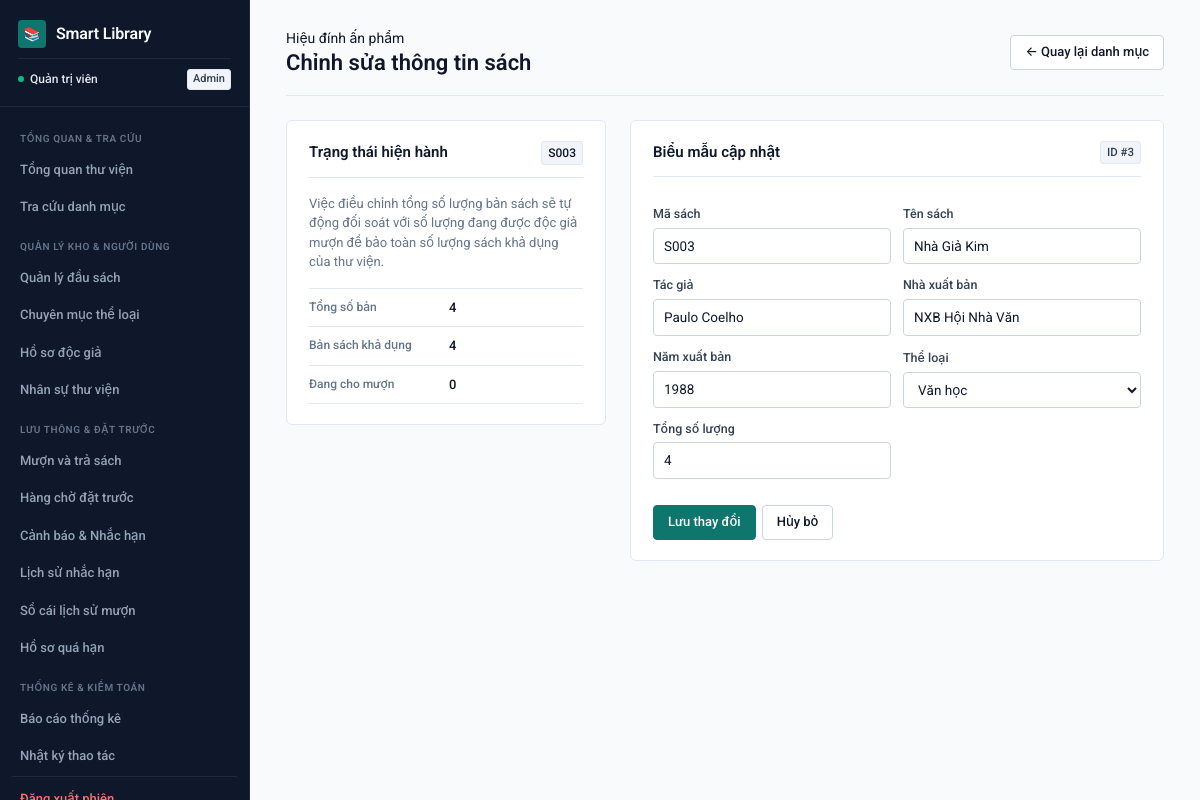
/books/edit/3 (signed in), run on the app's committed database.
### tables this page shows
CREATE TABLE books(
        id INTEGER PRIMARY KEY AUTOINCREMENT,
        code TEXT NOT NULL UNIQUE,
        title TEXT NOT NULL,
        author TEXT NOT NULL,
        publisher TEXT,
        year INTEGER,
        category_id INTEGER,
        quantity INTEGER NOT NULL DEFAULT 1,
        available INTEGER NOT NULL DEFAULT 1,
        FOREIGN KEY(category_id) REFERENCES categories(id) ON DELETE SET NULL
    );

CREATE TABLE categories(
        id INTEGER PRIMARY KEY AUTOINCREMENT,
        name TEXT NOT NULL UNIQUE,
        description TEXT
    );

### backend/routes/catalog.py (the view, shortened to what this page needs)
@app.route("/books/edit/<int:id>",methods=["GET","POST"])
@login_required
def edit_book(id):
    conn=db(); book=conn.execute("SELECT * FROM books WHERE id=?",(id,)).fetchone()
    if not book: conn.close();return "Không tìm thấy sách",404
    cats=conn.execute("SELECT * FROM categories ORDER BY name").fetchall();conn.close()
    return render_template("edit_book.html",book=book,categories=cats)

### backend/api/common.py (called while the page is built)
@app.before_request
def protect_json_writes():
    if request.path.startswith("/api/") and request.method in ("POST", "PUT", "PATCH", "DELETE"):
        origin = request.headers.get("Origin")
        if origin:
            parsed = urlparse(origin)
            allowed = {"127.0.0.1", "localhost"}
            if parsed.hostname not in allowed or parsed.port not in (5001, 5173):
                return fail("Origin không hợp lệ.", 403)
        if not request.is_json:
            return fail("Yêu cầu JSON.", 415)

### backend/core.py (called while the page is built)
@app.context_processor
def inject():
    return {
        "logged_in": "employee_id" in session,
        "employee_name": session.get("employee_name"),
    }

### backend/database.py (called while the page is built)
def db():
    conn = sqlite3.connect(DB)
    conn.row_factory = sqlite3.Row
    conn.execute("PRAGMA foreign_keys=ON")
    return conn

### frontend/templates/admin/edit_book.html (shortened to what this page needs)
{% extends 'base.html' %}
{% block content %}
<header class="page-header">
  <div>
    <span class="page-kicker">Hiệu đính ấn phẩm</span>
    <h1>Chỉnh sửa thông tin sách</h1>
  </div>
  <a class="btn secondary" href="{{ url_for('books') }}">← Quay lại danh mục</a>
</header>
<div class="split-layout">
  <section class="panel panel-subtle sticky-col">
    <div class="panel-header">
      <h2>Trạng thái hiện hành</h2>
      <span class="code-cell">{{ book.code }}</span>
    </div>
    <p class="muted">Việc điều chỉnh tổng số lượng bản sách sẽ tự động đối soát với số lượng đang được độc giả mượn để bảo toàn số lượng sách khả dụng của thư viện.</p>
    <dl class="spec-list" style="margin-bottom: 0;">
      <dt>Tổng số bản</dt>
      <dd class="mono">{{ book.quantity }}</dd>
      <dt>Bản sách khả dụng</dt>
      <dd class="mono">{{ book.available }}</dd>
      <dt>Đang cho mượn</dt>
      <dd class="mono">{{ book.quantity - book.available }}</dd>
    </dl>
  </section>
  <form method="post" class="panel form-stack">
    <div class="panel-header">
      <h2>Biểu mẫu cập nhật</h2>
      <span class="tag neutral">ID #{{ book.id }}</span>
    </div>
    <div class="formgrid">
      <label>
        Mã sách
        <input name="code" class="mono" value="{{ book.code }}" required>
      </label>
      <label>
        Tên sách
        <input name="title" value="{{ book.title }}" required>
      </label>
      <label>
        Tác giả
        <input name="author" value="{{ book.author }}" required>
      </label>
      <label>
        Nhà xuất bản
        <input name="publisher" value="{{ book.publisher or '' }}">
      </label>
      <label>
        Năm xuất bản
        <input type="number" name="year" value="{{ book.year or '' }}">
      </label>
      <label>
        Thể loại
        <select name="category_id">
          {% for c in categories %}
          <option value="{{ c.id }}" {% if book.category_id == c.id %}selected{% endif %}>{{ c.name }}</option>
          {% endfor %}
        </select>
      </label>
      <label>
        Tổng số lượng
        <input type="number" name="quantity" min="0" value="{{ book.quantity }}" required>
      </label>
    </div>
    <div class="actions" style="margin-top: 14px;">
      <button type="submit" class="btn primary">Lưu thay đổi</button>
      <a class="btn secondary" href="{{ url_for('books') }}">Hủy bỏ</a>
    </div>
  </form>
</div>
{% endblock %}

### data on the page
books: code "S003", quantity "4", available "4", book.quantity-book.available "0", id "3", title "Nhà Giả Kim", author "Paulo Coelho", publisher "NXB Hội Nhà Văn", year "1988", category_id "Văn học"

### other printed values
{{ employee_name }} "Quản trị viên"
{{ session.get('role', 'Nhân viên') }} "Admin"
